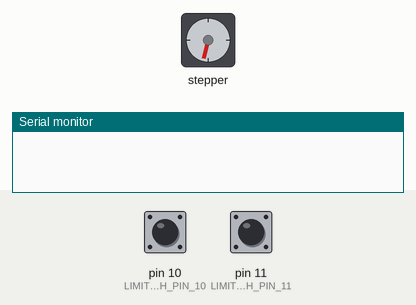
Bench run of a sketch on a simulated Arduino Uno, built with avr-gcc and run on an emulated ATmega328P. Shown: stepper motor, the last lines printed to the serial monitor. The test bench sets the inputs (shaded band); at power-on: pin 10 (LIMIT_SWITCH_PIN_10) HIGH, pin 11 (LIMIT_SWITCH_PIN_11) HIGH. Stepper angles assume 100 steps per turn. At 6.5 s the program stops and its outputs stay as they are.

Above: at 1.2 s.
1.3 s: pin 10 (LIMIT_SWITCH_PIN_10) pulled LOW for 0.15 s
At 1.66 s:
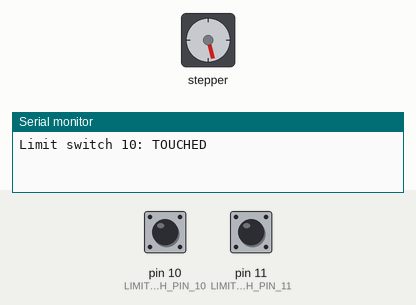
4.3 s: pin 11 (LIMIT_SWITCH_PIN_11) pulled LOW for 0.15 s
At 6.7 s:
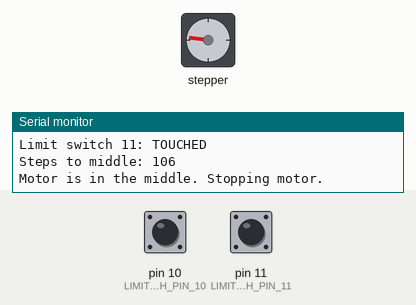
Timing chart, 0 to 8.0 s (numbered marks = the images above; inputs shaded):
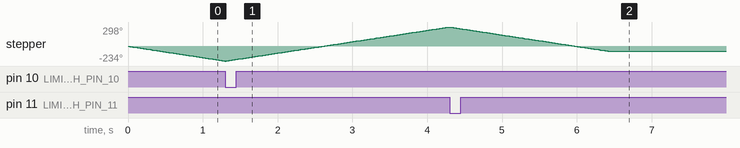

The sketch:

sketch_jul30asic.ino
```cpp
#include <Stepper.h>

// Defineer de pinnen voor de stappenmotor
#define PUL_PIN_PLUS 9
#define PUL_PIN_MINUS 8
#define DIR_PIN_PLUS 7
#define DIR_PIN_MINUS 6

// Definieer de pinnen voor de limietschakelaars
#define LIMIT_SWITCH_PIN_10 10
#define LIMIT_SWITCH_PIN_11 11

const int stepsPerRevolution = 100; // Aantal stappen per omwenteling van de motor
Stepper myStepper(stepsPerRevolution, PUL_PIN_PLUS, PUL_PIN_MINUS, DIR_PIN_PLUS, DIR_PIN_MINUS);

int stepCount = 0; // Tel het aantal stappen
int stepsToMiddle = 0; // Aantal stappen naar het midden

void setup() {
  // Stel de pinnen van de limietschakelaars in als input
  pinMode(LIMIT_SWITCH_PIN_10, INPUT_PULLUP);
  pinMode(LIMIT_SWITCH_PIN_11, INPUT_PULLUP);

  // Stel de snelheid van de stappenmotor in (in RPM)
  myStepper.setSpeed(60);

  // Start seriële communicatie
  Serial.begin(9600);
}

void loop() {
  // Draai de motor naar links totdat hij de limietschakelaar op pin 10 raakt
  while (digitalRead(LIMIT_SWITCH_PIN_10) == HIGH) {
    myStepper.step(-1); // Draai naar links
    stepCount++;
    delay(10); // Kleine vertraging voor stabiliteit
  }

  Serial.println("Limit switch 10: TOUCHED");

  // Draai de motor naar rechts totdat hij de limietschakelaar op pin 11 raakt
  while (digitalRead(LIMIT_SWITCH_PIN_11) == HIGH) {
    myStepper.step(1); // Draai naar rechts
    stepCount++;
    delay(10); // Kleine vertraging voor stabiliteit
  }

  Serial.println("Limit switch 11: TOUCHED");

  // Bereken het midden tussen de twee limietschakelaars
  stepsToMiddle = stepCount / 2;

  Serial.print("Steps to middle: ");
  Serial.println(stepsToMiddle);

  // Draai de motor naar het midden
  for (int i = 0; i < stepsToMiddle; i++) {
    myStepper.step(-1); // Draai naar links
    delay(10); // Kleine vertraging voor stabiliteit
  }

  Serial.println("Motor is in the middle. Stopping motor.");

  // Stop de motor
  while (true) {
    // Doe niets, motor blijft in het midden
  }
}
```
